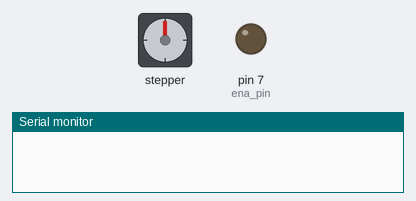
The sketch below on a simulated Arduino Nano, built with avr-gcc and run on an emulated ATmega328P. Parts: stepper motor, output pins drawn as LEDs (lit = HIGH), the last lines printed to the serial monitor. Stepper angles assume 3200 steps per turn.

Above: at 0.1 s.
At 0.45 s:
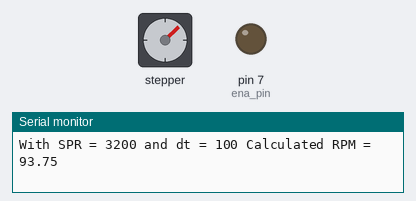
At 19.97 s:
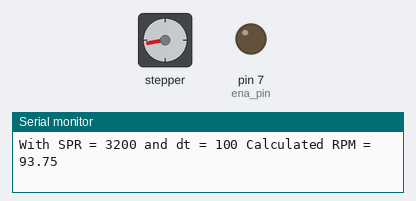
At 39.78 s:
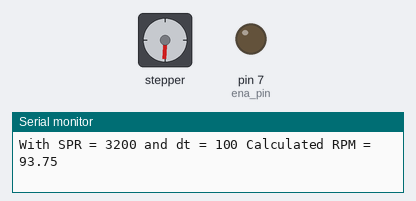
Timing chart, 0 to 40.0 s (numbered marks = the images above):
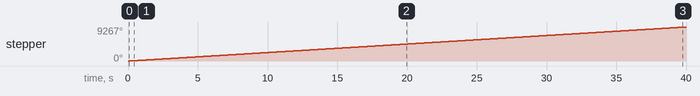

Measured:
- by itself, stepper: keeps turning clockwise at about 232°/s

The sketch:

dsr_nema17_42hs48_1684_008.ino
```cpp
/*
Code Version 8 :- Facing an issue with reading PWM , implementing knob(Hw 040) for increasing and decreasing the pwm val manually.
                  Code implementations from "dsr_nema23_002_2.ino"
Code Version 7 :- Activate the seed picker only when pwm read is above 1200pwm
Code Version 6 :- Avoid using pulsein and implement ISR
Code Version 5 :- Recheck accel lib , rpm calculation in loop
Code Version 4 :- Torque calculation on bench (Running Torque 2kgcm @3200SPR @1.5amp @93.75rpm )
Code Version 3 :- micro step selection based in range 5rpm to 100rpm
Code Version 2 :- implement RPM calculator in setup section for the micro step and dt selected
Code Version 1 :- Check accel lib and micro stepping
---------------- Components Used ----------------
Driver Used  = TB6600
Stepper Used = Nema 17, 42HS48-1684,
Gear Box = No
Micro Step used = 1/16 (Full Step Mode - 200SPR) S1 = 1, S2 = 1, S3 = 0
Current Set = 1.5Amp  S4 = 1, S5 = 1, S6 = 0
Input Volatge = 12v (8amp) for driver
Arduino = Nano original
12v to 5v buck (for powering Nano)
Rotary encoder input = Hw040 30pulses per 1 complete rotation
--------------------------------------------------

-------------- Connections -------------------
TB6600 to Nano
 ENA- , DIR- and PUL-  ->   gnd of arduino
 ENA+                  ->   D7
 DIR+                  ->   D8
 PUL+                  ->   D9

Encode Knob to nano
Clk O/p A             ->    D2
Dt  O/p B             ->    D3
Sw                    ->    NC
-----------------------------------------------


Created on :- 09-02-2026
Created by :- K Madhu Mohan Chary
For code enquiry :- madhu@marutdrones.com

*/
#include <AccelStepper.h>

// Used Common cathode setup on driver
const byte pul_pin = 9; //pulse pin
const byte dir_pin = 8; //direction pin
const byte ena_pin = 7; //enable pin

//Create object of AccelStepper
AccelStepper seed_stepper(AccelStepper::DRIVER,pul_pin,dir_pin);

//int dt = 400; //min 400(375rpm) ; max 1000(150rpm) @ 1.5Amp 200 SPR (minimum rpm itself is 150rpm)
//int dt = 1500; //min 140(535.71rpm) ; max 1500(50rpm) @ 1.5Amp 400A SPR (Will not fall in our range of rpm)
//int dt = 1750; //min 100(375rpm) max 1750(21.43rpm) @ 1.5Amp 800 SPR (Will Struggle at low rpm)
//int dt = 1500; //min 70(267.86rpm) max 1500(12.5rpm) @ 1.5Amp 1600 SPR (low Vibrations at 12.5rpm) 10000 -1.88rpm
//int dt = 12000; //min 15(625rpm) max 1500(6.25rpm) @ 1.5Amp 3200 SPR (********Recomended***********)
//int dt = 1500; //min 7 max 1500 @ 1.5Amp 64000 SPR (Not Recomended)

//micro step selection based in range 5rpm to 100rpm
unsigned long SPR = 3200; //Steps per rotation (unsigned long for rpm calculation)
unsigned long dt = 100; //micro seconds
int dt_min = 100; //100 -> 93.75rpm or 1.5625rps (0.5kgcm holding , 2kgcm running torque) @3200SPR @1.5amp (or)   200 -> 93.75 @1600SPR
int dt_max = 1000; //1000 -> 9.38rpm or 0.1563rps (1.5kgcm holding, 2.5kgcm running torque) @3200SPR @1.5amp (or)  2000 -> 9.38 @1600SPR
float rpm ; //rpm must be float or double


//Torque
int read_pos = 0; // for incoming serial data

//accel
float accel_lib_rpm ;
int set_step_per_sec = 0;
int min_step_per_sec = 500; // 93.75 RPM @3200 SPR
int max_step_per_sec = 5000;// 9.38 RPM @3200 SPR

//picker
//int min_seeder_pwm = 1051; Updated in knob section
int max_seeder_pwm = 1951;
unsigned long read_seeder_pwm = 0;
//int seeder_pwm_pin = 2;//interrupt pin


//ISR
// volatile unsigned long pwm_start = 0;
// volatile unsigned long pwm_width = 1500;

//cutoff pwm
unsigned long cut_off_pwm = 1200;


//knob
volatile byte en_clk_pin = 2;//interrupt pin
volatile byte en_dt_pin = 3;//interrupt pin
//volatile int knob_step = 0;
volatile int pwm_incre_decre_factor = 50;
volatile int pwm_incre_decre = 0;
volatile int min_seeder_pwm = 1051;


// void pwmISR()
// {
//   if (digitalRead(seeder_pwm_pin) == HIGH)
//   {
//     pwm_start = micros();
//   }
//   else
//   {
//     pwm_width = micros() - pwm_start;
//   }
// }

void change_pwm()
{
  if(digitalRead(en_dt_pin) == LOW)
  {
    pwm_incre_decre = pwm_incre_decre + pwm_incre_decre_factor;
  }
  else
  {
    pwm_incre_decre = pwm_incre_decre - pwm_incre_decre_factor;
  }
}


void setup() {
  pinMode(pul_pin,OUTPUT);
  pinMode(dir_pin,OUTPUT);
  pinMode(ena_pin,OUTPUT);
  //pinMode(seeder_pwm_pin,INPUT);
  pinMode(en_clk_pin,INPUT);
  pinMode(en_dt_pin, INPUT);

  digitalWrite(ena_pin,LOW);
  digitalWrite(dir_pin,LOW);
  Serial.begin(9600);

  delay(100);

  seed_stepper.setMaxSpeed(max_step_per_sec);// in steps per second = 3200 * 1.5625 = 5000 (max steps per second) @93.75rpm
  // 3200 * 0.1563 = 500 (min steps per second) @9.38rpm
  rpm = 30000000.0 / (SPR * dt); //importent

  Serial.print("With SPR = ");
  Serial.print(SPR);
  Serial.print(" and dt = ");
  Serial.print(dt);
  Serial.print(" Calculated RPM = ");
  Serial.println(rpm);

  //attachInterrupt(digitalPinToInterrupt(seeder_pwm_pin),pwmISR,CHANGE);
  // attachInterrupt(digitalPinToInterrupt(en_clk_pin),change_pwm,RISING);

}

void loop()
{


  read_seeder_pwm = 1500;
  //read_seeder_pwm = pwm_width;

  //read_seeder_pwm = min_seeder_pwm + pwm_incre_decre;
  //Serial.println(read_seeder_pwm);
  if(read_seeder_pwm >= cut_off_pwm && read_seeder_pwm <= max_seeder_pwm)
  {

  set_step_per_sec = map(read_seeder_pwm, min_seeder_pwm, max_seeder_pwm, min_step_per_sec, max_step_per_sec);
  set_step_per_sec = constrain(set_step_per_sec, min_step_per_sec, max_step_per_sec);
  seed_stepper.setSpeed(set_step_per_sec);

  //comment when using on drone
  // accel_lib_rpm = (float)(set_step_per_sec * 60.0) /SPR;
  // Serial.print(accel_lib_rpm,4);
  // Serial.println(" rpm");

  seed_stepper.runSpeed();
  }


}
```
